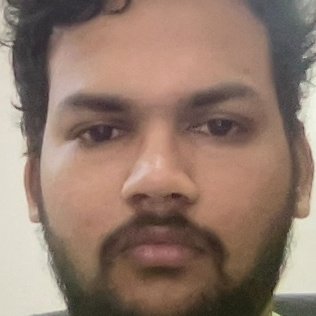
#> input picture dataset/sample/face_1_1.jpg, 316 x 316 px; its folder holds 4 pictures in this run
$ python generate_noise.py
#> lines starting #> are read from the running program, lines starting #| are printed output that depends on the picture
import os
import cv2
import numpy as np

# Input and output directories
input_folder = "dataset/sample"
output_folder = "dataset/augmentedDatasetDikshit/noiseimages"

# Create the output folder if it doesn't exist
if not os.path.exists(output_folder):
    os.makedirs(output_folder)

# Parameters for noise and artifacts
noise_probability = 1  # Probability of adding noise
# artifact_probability = 0.3  # Probability of adding artifacts

# Loop through the images in the input folder
for filename in os.listdir(input_folder):
    if filename.endswith(".jpg") or filename.endswith(".png"):
        input_path = os.path.join(input_folder, filename)
        output_path = os.path.join(output_folder, filename)

        # Load the image
        image = cv2.imread(input_path)
#> image is the input picture: shape (316, 316, 3); mean B, G, R 107.6, 121.5, 145.4

        # Add noise with a certain probability
        # Increasing this value will result in more intense noise, while decreasing it will result in less intense noise.
        if np.random.rand() < noise_probability:
            noisy_image = image + np.random.normal(0, 25, image.shape).astype(np.uint8)
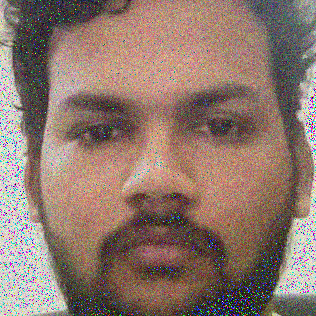
#> noisy_image: shape (316, 316, 3); mean B, G, R 109.1, 119.9, 142.8
        else:
            noisy_image = image

        # [11 lines of commented-out code are left out]
        noisy_image = np.clip(noisy_image, 0, 255)

        # Save the noisy and artifact-ridden image
        cv2.imwrite(output_path, noisy_image)

        print(f"Generated noisy and artifact image from {filename} and saved as {output_path}")
#> pass 2 of the loop `for filename in os.listdir(input_folder):`:
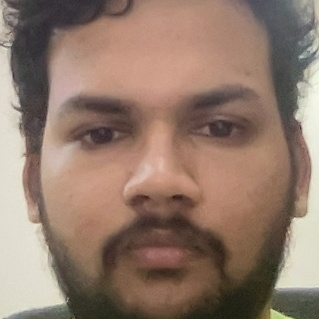
#> input picture dataset/sample/face_2_1.jpg, 319 x 319 px
#> image is the input picture: shape (319, 319, 3); mean B, G, R 107.1, 121.6, 145.3
#> `noisy_image = image + np.random.normal(0, 25, image.shape).astype(np.u..`:
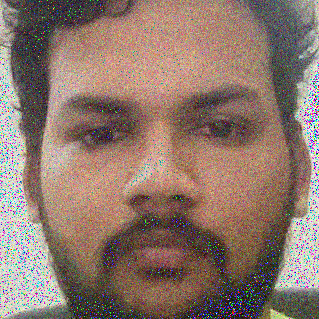
#> noisy_image: shape (319, 319, 3); mean B, G, R 108.4, 119.8, 142.2
#> pass 3 of the loop `for filename in os.listdir(input_folder):`:
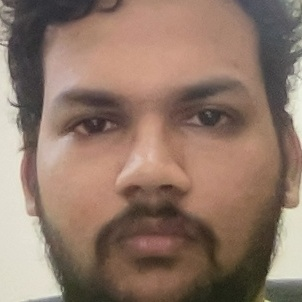
#> input picture dataset/sample/face_3_1.jpg, 302 x 302 px
#> image is the input picture: shape (302, 302, 3); mean B, G, R 104.8, 119.4, 143.9
#> `noisy_image = image + np.random.normal(0, 25, image.shape).astype(np.u..`:
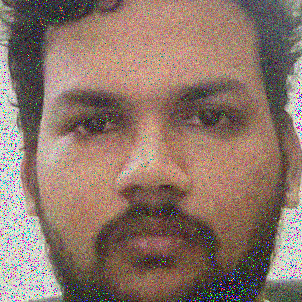
#> noisy_image: shape (302, 302, 3); mean B, G, R 106.2, 118.2, 141.6
#> the loop made 4 passes; the first 3 are shown
